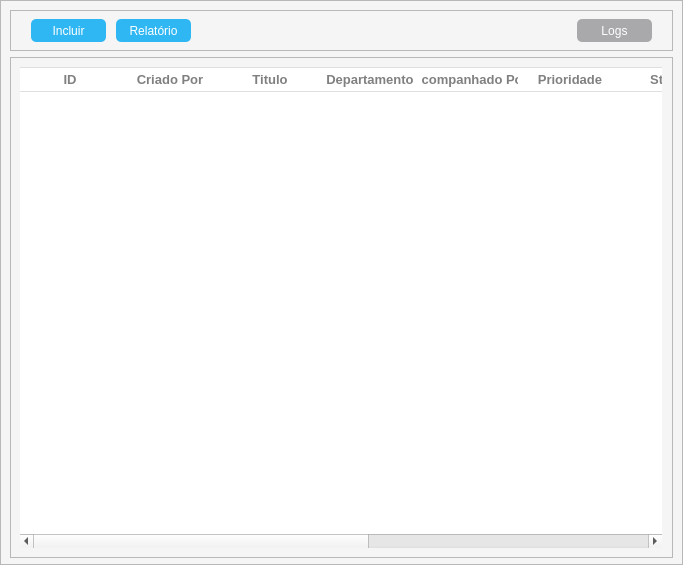
<?xml version="1.0" encoding="UTF-8"?>
<ui version="4.0">
 <class>frm_content</class>
 <widget class="QFrame" name="frm_content">
  <property name="geometry">
   <rect>
    <x>0</x>
    <y>0</y>
    <width>683</width>
    <height>565</height>
   </rect>
  </property>
  <property name="minimumSize">
   <size>
    <width>682</width>
    <height>561</height>
   </size>
  </property>
  <property name="font">
   <font>
    <family>Arial</family>
    <pointsize>10</pointsize>
   </font>
  </property>
  <property name="windowTitle">
   <string>Tickets</string>
  </property>
  <property name="styleSheet">
   <string notr="true">QFrame#frm_content{
	background-color:#F5F5F5;
	border-bottom-right-radius: 15px;
}</string>
  </property>
  <layout class="QVBoxLayout" name="vrl_frm_content_tickets">
   <property name="spacing">
    <number>0</number>
   </property>
   <property name="leftMargin">
    <number>0</number>
   </property>
   <property name="topMargin">
    <number>0</number>
   </property>
   <property name="rightMargin">
    <number>0</number>
   </property>
   <property name="bottomMargin">
    <number>0</number>
   </property>
   <item>
    <widget class="QFrame" name="frm_content_tickets">
     <property name="minimumSize">
      <size>
       <width>682</width>
       <height>561</height>
      </size>
     </property>
     <property name="font">
      <font>
       <family>Arial</family>
       <pointsize>10</pointsize>
      </font>
     </property>
     <property name="frameShape">
      <enum>QFrame::StyledPanel</enum>
     </property>
     <property name="frameShadow">
      <enum>QFrame::Raised</enum>
     </property>
     <layout class="QVBoxLayout" name="vrl_content_tickets">
      <item>
       <widget class="QFrame" name="frm_content_button_tickets">
        <property name="minimumSize">
         <size>
          <width>661</width>
          <height>41</height>
         </size>
        </property>
        <property name="maximumSize">
         <size>
          <width>16777215</width>
          <height>41</height>
         </size>
        </property>
        <property name="frameShape">
         <enum>QFrame::StyledPanel</enum>
        </property>
        <property name="frameShadow">
         <enum>QFrame::Raised</enum>
        </property>
        <layout class="QHBoxLayout" name="hzl_content_button_tickets">
         <property name="spacing">
          <number>10</number>
         </property>
         <property name="leftMargin">
          <number>15</number>
         </property>
         <property name="topMargin">
          <number>0</number>
         </property>
         <property name="rightMargin">
          <number>15</number>
         </property>
         <property name="bottomMargin">
          <number>0</number>
         </property>
         <item>
          <spacer name="hls_between_boder_left_and_buttons_tickets">
           <property name="orientation">
            <enum>Qt::Horizontal</enum>
           </property>
           <property name="sizeType">
            <enum>QSizePolicy::Preferred</enum>
           </property>
           <property name="sizeHint" stdset="0">
            <size>
             <width>5</width>
             <height>20</height>
            </size>
           </property>
          </spacer>
         </item>
         <item>
          <widget class="QPushButton" name="btn_new_tickets">
           <property name="enabled">
            <bool>true</bool>
           </property>
           <property name="minimumSize">
            <size>
             <width>75</width>
             <height>23</height>
            </size>
           </property>
           <property name="maximumSize">
            <size>
             <width>75</width>
             <height>23</height>
            </size>
           </property>
           <property name="styleSheet">
            <string notr="true">QPushButton#btn_new_tickets {
	background-color: #2FB7F3;
	color: white;
	border-radius: 5px;
}
QPushButton#btn_new_tickets:hover {
	background-color:#009CE1;
}
QPushButton#btn_new_tickets:pressed {
	background-color:#0082BC;
}
QPushButton#btn_new_tickets:disabled {
	background-color:  #BFBFBF;
	color: #6a6767;
}</string>
           </property>
           <property name="text">
            <string>Incluir</string>
           </property>
           <property name="icon">
            <iconset>
             <normaloff>../img/plus-2-48.png</normaloff>../img/plus-2-48.png</iconset>
           </property>
           <property name="iconSize">
            <size>
             <width>10</width>
             <height>10</height>
            </size>
           </property>
          </widget>
         </item>
         <item>
          <widget class="QPushButton" name="btn_report_tickets">
           <property name="enabled">
            <bool>true</bool>
           </property>
           <property name="minimumSize">
            <size>
             <width>75</width>
             <height>23</height>
            </size>
           </property>
           <property name="maximumSize">
            <size>
             <width>75</width>
             <height>23</height>
            </size>
           </property>
           <property name="styleSheet">
            <string notr="true">QPushButton#btn_report_tickets {
	background-color: #2FB7F3;
	color: white;
	border-radius: 5px;
}
QPushButton#btn_report_tickets:hover {
	background-color:#009CE1;
}
QPushButton#btn_report_tickets:pressed {
	background-color:#0082BC;
}
QPushButton#btn_report_tickets:disabled {
	background-color:  #BFBFBF;
	color: #6a6767;
}</string>
           </property>
           <property name="text">
            <string>Relatório</string>
           </property>
           <property name="icon">
            <iconset>
             <normaloff>../img/report.png</normaloff>../img/report.png</iconset>
           </property>
           <property name="iconSize">
            <size>
             <width>16</width>
             <height>16</height>
            </size>
           </property>
          </widget>
         </item>
         <item>
          <spacer name="hls_between_button_report_and_logs_tickets">
           <property name="orientation">
            <enum>Qt::Horizontal</enum>
           </property>
           <property name="sizeHint" stdset="0">
            <size>
             <width>352</width>
             <height>20</height>
            </size>
           </property>
          </spacer>
         </item>
         <item>
          <widget class="QPushButton" name="btn_log_tickets">
           <property name="minimumSize">
            <size>
             <width>75</width>
             <height>23</height>
            </size>
           </property>
           <property name="maximumSize">
            <size>
             <width>75</width>
             <height>23</height>
            </size>
           </property>
           <property name="styleSheet">
            <string notr="true">QPushButton#btn_log_tickets {
	background-color: #A9A9AC;
	color: white;
	border-radius: 5px;
}
QPushButton#btn_log_tickets:hover {
	background-color:#97979B;
}
QPushButton#btn_log_tickets:pressed {
	background-color:#8A8A8E;
}
QPushButton#btn_log_tickets:disabled {
	background-color:  #BFBFBF;
	color: #6a6767;
}</string>
           </property>
           <property name="text">
            <string>Logs</string>
           </property>
           <property name="icon">
            <iconset>
             <normaloff>../img/log.png</normaloff>../img/log.png</iconset>
           </property>
          </widget>
         </item>
         <item>
          <spacer name="hls_between_button_and_border_right_tickets">
           <property name="orientation">
            <enum>Qt::Horizontal</enum>
           </property>
           <property name="sizeType">
            <enum>QSizePolicy::Preferred</enum>
           </property>
           <property name="sizeHint" stdset="0">
            <size>
             <width>5</width>
             <height>20</height>
            </size>
           </property>
          </spacer>
         </item>
        </layout>
       </widget>
      </item>
      <item>
       <widget class="QFrame" name="frm_content_fields_tickets">
        <property name="minimumSize">
         <size>
          <width>662</width>
          <height>501</height>
         </size>
        </property>
        <property name="font">
         <font>
          <family>Arial</family>
          <pointsize>10</pointsize>
         </font>
        </property>
        <property name="styleSheet">
         <string notr="true">QHeaderView::section {
	background-color: white;
	color: gray;
	padding: 2px;
	font-size: 10pt;
	font-weight: bold;
	border-style: none;
	text-transform: uppercase
}
QHeaderView::section:horizontal {
    border-top: 1px solid #DFDFDF;
	border-bottom:1px solid #DFDFDF;
}</string>
        </property>
        <property name="frameShape">
         <enum>QFrame::StyledPanel</enum>
        </property>
        <property name="frameShadow">
         <enum>QFrame::Raised</enum>
        </property>
        <layout class="QHBoxLayout" name="hzl_content_fields_tickets">
         <item>
          <spacer name="hls_between__borde_left_and_table_tickets">
           <property name="orientation">
            <enum>Qt::Horizontal</enum>
           </property>
           <property name="sizeType">
            <enum>QSizePolicy::Preferred</enum>
           </property>
           <property name="sizeHint" stdset="0">
            <size>
             <width>4</width>
             <height>20</height>
            </size>
           </property>
          </spacer>
         </item>
         <item>
          <widget class="QTableWidget" name="tab_tickets">
           <property name="minimumSize">
            <size>
             <width>642</width>
             <height>481</height>
            </size>
           </property>
           <property name="styleSheet">
            <string notr="true">QTableWidget {
	background: white;
	border-style: none;
}
QTableWidget::item {
	Border-bottom:1px solid #EEF1F7;
}
</string>
           </property>
           <property name="frameShape">
            <enum>QFrame::NoFrame</enum>
           </property>
           <property name="frameShadow">
            <enum>QFrame::Plain</enum>
           </property>
           <property name="editTriggers">
            <set>QAbstractItemView::NoEditTriggers</set>
           </property>
           <property name="selectionMode">
            <enum>QAbstractItemView::NoSelection</enum>
           </property>
           <property name="selectionBehavior">
            <enum>QAbstractItemView::SelectRows</enum>
           </property>
           <property name="showGrid">
            <bool>false</bool>
           </property>
           <property name="gridStyle">
            <enum>Qt::NoPen</enum>
           </property>
           <property name="wordWrap">
            <bool>false</bool>
           </property>
           <attribute name="horizontalHeaderHighlightSections">
            <bool>false</bool>
           </attribute>
           <attribute name="horizontalHeaderShowSortIndicator" stdset="0">
            <bool>false</bool>
           </attribute>
           <attribute name="horizontalHeaderStretchLastSection">
            <bool>true</bool>
           </attribute>
           <attribute name="verticalHeaderVisible">
            <bool>false</bool>
           </attribute>
           <column>
            <property name="text">
             <string>ID</string>
            </property>
           </column>
           <column>
            <property name="text">
             <string>Criado Por</string>
            </property>
           </column>
           <column>
            <property name="text">
             <string>Titulo</string>
            </property>
           </column>
           <column>
            <property name="text">
             <string>Departamento</string>
            </property>
           </column>
           <column>
            <property name="text">
             <string>Acompanhado Por</string>
            </property>
           </column>
           <column>
            <property name="text">
             <string>Prioridade</string>
            </property>
           </column>
           <column>
            <property name="text">
             <string>Status</string>
            </property>
           </column>
           <column>
            <property name="text">
             <string>Responder</string>
            </property>
           </column>
           <column>
            <property name="text">
             <string>Editar</string>
            </property>
           </column>
           <column>
            <property name="text">
             <string>Deletar</string>
            </property>
           </column>
           <column>
            <property name="text">
             <string>Visualizar</string>
            </property>
           </column>
          </widget>
         </item>
         <item>
          <spacer name="hls_between_table_and_borde_right_tickets">
           <property name="orientation">
            <enum>Qt::Horizontal</enum>
           </property>
           <property name="sizeType">
            <enum>QSizePolicy::Preferred</enum>
           </property>
           <property name="sizeHint" stdset="0">
            <size>
             <width>4</width>
             <height>20</height>
            </size>
           </property>
          </spacer>
         </item>
        </layout>
       </widget>
      </item>
     </layout>
    </widget>
   </item>
  </layout>
 </widget>
 <resources/>
 <connections/>
</ui>
